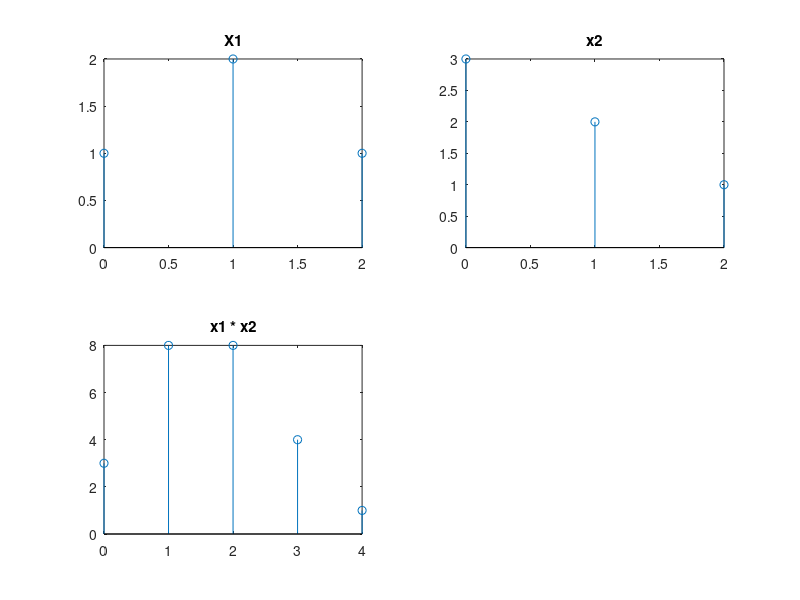

Write the MATLAB code that produced this figure.
x1 = [1 2 1];
x2 = [3 2 1];

c = conv(x1, x2);

subplot(2,2,1)
stem([0:2],x1)
title("X1")

subplot(2,2,2)
stem([0:2],x2)
title("x2")

subplot(2,2, 3)
stem([0:4],c)
title("x1 * x2")

x1
x2
fprintf('Convoluzione tra x1 e x2: ');
c